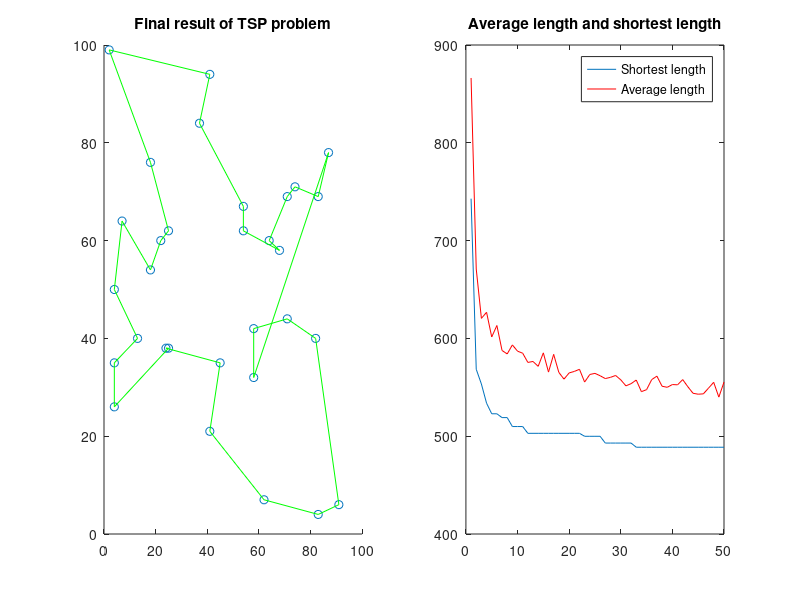

The MATLAB source for this figure:
function f = acotsp
x = [41 37 54 25 7 2 68 71 54 83 64 18 22 83 ...
    91 25 24 58 71 74 87 18 13 82 62 58 45 41 4 ...
    4 4]';
y = [94 84 67 62 64 99 58 44 62 69 60 54 60 4 ...
    6 38 38 42 69 71 78 76 40 40 7 32 35 21 26 ...
    35 50]';
C = [x, y];
NC_max = 50;
m = 30;
Alpha = 1.4;
Beta = 2.2;
Rho = 0.15;
Q = 1e6;

n = size(C, 1);
D = zeros(n, n);
for i = 1:n
    for j = 1:n
        if i ~= j
            D(i, j) = ((C(i, 1) - C(j, 1)) ^2 + (C(i, 2) - C(j, 2)) ^2)^0.5;
        else
            D(i, j) = eps;
        end
        D(j, i) = D(i, j);
    end
end
Eta = 1 ./ D;
Tau = ones(n, n);
Tabu = zeros(m, n);
NC = 1;
R_best = zeros(NC_max, n);
L_best = inf .* ones(NC_max, 1);
L_ave = zeros(NC_max, 1);
while NC <= NC_max
    Randpos = [];
    for i = 1:ceil(m/n)
        Randpos = [Randpos, randperm(n)];
    end
    Tabu(:, 1) = Randpos(1, 1:m)';
    for j = 2:n
        for i = 1:m
            visited = Tabu(i, 1:(j - 1));
            J = zeros(1, (n - j + 1));
            P = J;
            Jc = 1;
            for k = 1:n
                if length(find(visited == k)) == 0
                    J(Jc) = k;
                    Jc = Jc + 1;
                end
            end
            for k = 1:length(J)
                P(k) = (Tau(visited(end), J(k)) ^ Alpha) ...
                    * (Eta(visited(end), J(k)) ^ Beta);
            end
            P = P / sum(P);
            Pcum = cumsum(P);
            Select = find(Pcum >= rand);
            to_visit = J(Select(1));
            Tabu(i, j) = to_visit;
        end
    end
    if NC >= 2
        Tabu(1, :) = R_best(NC - 1, :);
    end
    
    L = zeros(m, 1);
    for i = 1:m
        R = Tabu(i, :);
        for j = 1:(n - 1)
            L(i) = L(i) + D(R(j), R(j + 1));
        end
        L(i) = L(i) + D(R(1), R(n));
    end
    L_best(NC) = min(L);
    pos = find(L == L_best(NC));
    R_best(NC, :) = Tabu(pos(1), :);
    L_ave(NC) = mean(L);
    NC = NC + 1;
    
    Delta_Tau = zeros(n, n);
    for i = 1:m
        for j = 1:(n-1)
            Delta_Tau(Tabu(i, j), Tabu(i, j + 1)) = ...
                Delta_Tau(Tabu(i, j), Tabu(i, j + 1)) + Q / L(i);
        end
        Delta_Tau(Tabu(i, n), Tabu(i, 1)) = Delta_Tau(Tabu(i, n), Tabu(i, 1)) + Q / L(i);
    end
    Tau = (1 - Rho) .* Tau + Delta_Tau;
    
    Tabu = zeros(m, n);
end
Pos = find(L_best == min(L_best));
Shortest_Route = R_best(Pos(1), :)
Shortest_Length = L_best(Pos(1))

figure;
subplot(1, 2, 1);
DrawRoute(C, Shortest_Route);
subplot(1, 2, 2);
plot(L_best);
hold on;
plot(L_ave, 'r');
legend('Shortest length', 'Average length');
title('Average length and shortest length');
end

function DrawRoute(C, R)
N = length(R);
scatter(C(:, 1), C(:, 2));
hold on;
plot([C(R(1), 1), C(R(N), 1)], [C(R(1), 2), C(R(N), 2)], 'g');
hold on;
for ii = 2:N
    plot([C(R(ii - 1), 1), C(R(ii), 1)], [C(R(ii - 1), 2), C(R(ii), 2)], 'g');
    hold on
end
title('Final result of TSP problem');
hold off
end
